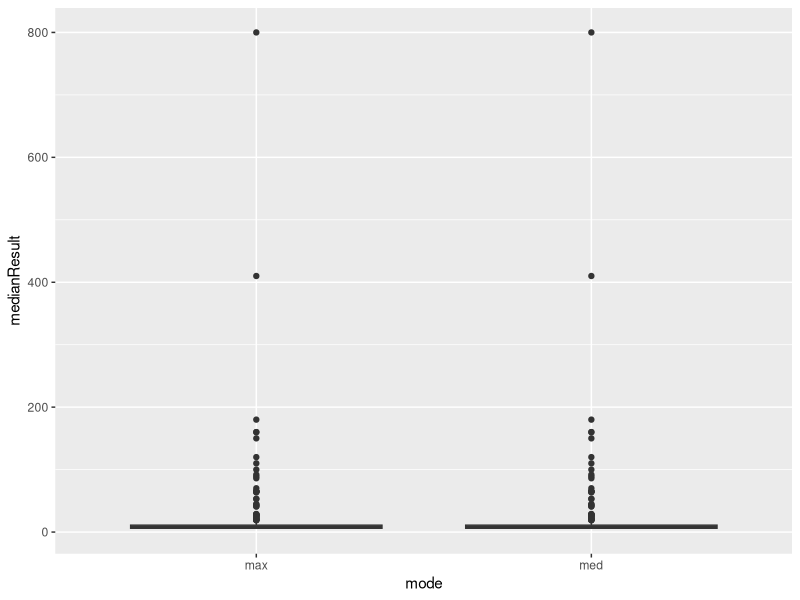

Write the R code that produced this figure.
library(tidyverse)
library(readxl)
library(stringr)

# tested <- read_excel('data-raw/MonthlyPostingMarch.xlsx', skip = 1)
# tested <- read_excel('data-raw/monthlypostingjune.xlsx', skip = 1)
tested <- read_excel('data-raw/monthlyposting_september2019.xlsx', skip = 1)
glimpse(tested)

# how many exceed 5 ppb? what is the follow up status?
tested %>% 
  group_by(`Action_Level_Exceedance?`, ALE_Follow_Up_Status) %>% 
  summarise(count = n())

lead_present <- tested %>% 
  filter(XMOD != "<", ALE_Follow_Up_Status == "Pending" | is.na(ALE_Follow_Up_Status)) %>% 
  group_by(SchoolName) %>% 
  mutate(medianResult = median(RESULT), unit = 'ppb', lead = TRUE) %>% 
  select(district = DISTRICT, schoolName = SchoolName, 
         schoolAddress = SchoolAddress, medianResult, unit, lead) %>% 
  unique() %>% 
  ungroup()

lead_present_max <- tested %>% 
  filter(XMOD != "<", ALE_Follow_Up_Status == "Pending" | is.na(ALE_Follow_Up_Status)) %>% 
  group_by(SchoolName) %>% 
  mutate(medianResult = max(RESULT), unit = 'ppb', lead = TRUE) %>% 
  select(district = DISTRICT, schoolName = SchoolName, 
         schoolAddress = SchoolAddress, medianResult, unit, lead) %>% 
  unique() %>% 
  ungroup()

lead_present_max %>% pull(medianResult) %>% summary()
lead_present %>% pull(medianResult) %>% summary()
mutate(lead_present_max, mode = 'max') %>% 
  bind_rows(mutate(lead_present_max, mode = 'med')) %>% 
  ggplot(aes(y = medianResult, x = mode)) +
  geom_boxplot()

# not a big difference between max and median, median is more fair for time considerations

tested_schools <- tested %>% 
  select(district = DISTRICT, schoolName = SchoolName, schoolAddress = SchoolAddress) %>% 
  unique() %>% 
  left_join(lead_present) %>% 
  mutate(status = 'tested', lead = ifelse(is.na(lead), FALSE, lead))

View(tested_schools)
glimpse(tested_schools)
tested_schools %>% 
  separate(schoolAddress, c('Street', 'State', 'Zip'), sep = 'CA', remove = FALSE) %>% View
un_tested <- read_excel('data-raw/SchoolsUnsampled.xlsx')
glimpse(un_tested)

not_tested_schools <- un_tested %>% 
  mutate(schoolAddress = paste(Street, City, 'CA', Zip, sep = ' '),
         medianResult = NA, unit = NA, lead = NA, status = "not tested") %>% 
  select(district = District, schoolName = School, schoolAddress, medianResult, 
         unit, lead, status)
View(not_tested_schools)

exempt <- read_excel('data-raw/exemption_forms.xlsx')
glimpse(exempt)

exempt_schools <- exempt %>% 
  mutate(medianResult = NA, unit = NA, lead = NA, status = "exempt") %>% 
  select(district = `School District`, schoolName = Name, schoolAddress = Address, 
         medianResult, unit, lead, status)

View(exempt_schools)

all_schools <- tested_schools %>% 
  bind_rows(not_tested_schools) %>% 
  bind_rows(exempt_schools)

# geo coding from daniel and victoria
geo_coded <- read_csv('data-raw/ca_schools_lead_testing_data_geocoded.csv') %>%
  select(schoolAddress, city, county, latitude, longitude) %>% 
  unique()

# check for dirty district naming
dirty_district <- all_schools %>% 
  select(district) %>% 
  unique %>% 
  arrange(district) %>% 
  separate(district, c('begin', 'rest'), ' ', remove = FALSE) %>% 
  mutate(prev_beg = lag(begin), next_beg = lead(begin), prev_district = lag(district),
         next_district = lead(district),
         match = case_when(
           begin == prev_beg ~ prev_district,
           begin == next_beg ~ next_district,
           TRUE ~ 'no match'
         )) %>%
  filter(match != 'no match') %>% 
  select(district, match) 

# district names from CDE https://www.cde.ca.gov/ds/si/ds/pubschls.asp
cde_districts <- read_excel('data-raw/pubdistricts.xlsx', skip = 5) %>% 
  select(district = District) %>% 
  mutate(in_cde = TRUE)

district_lookup <- dirty_district %>%   
  left_join(cde_districts) %>% 
  filter(is.na(in_cde)) %>% 
  select(-in_cde)

cleaned_data <- all_schools %>% 
  left_join(district_lookup) %>% 
  mutate(district = ifelse(is.na(match), district, match),
         district = ifelse(is.na(district) | district == 'private', 'Private', district)) %>% 
  select(-match) %>%
  left_join(geo_coded)

# updates from september data
now_tested <- cleaned_data %>% 
  group_by(schoolName, schoolAddress, status) %>% 
  summarise(count = n()) %>% 
  spread(status, count) %>% 
  mutate(tot = sum(`not tested`, tested, na.rm = TRUE)) %>% 
  filter(tot == 2) %>% 
  select(schoolName, schoolAddress) %>% 
  mutate(new_status = 'tested')

still_not_tested <- cleaned_data %>% 
  filter(status == 'not tested') %>% 
  left_join(now_tested) %>% 
  filter(is.na(new_status)) %>% 
  select(-new_status)

cleaned_data <- cleaned_data %>% 
  filter(status != 'not tested') %>% 
  bind_rows(still_not_tested) 

cleaned_data %>% 
  arrange(district, schoolName) %>% 
  write_csv('ca_schools_lead_testing_data.csv') 

# % of schools who have tested out of those required to test (so exempting exempt schools). 
tested <- cleaned_data %>% 
  filter(status != 'exempt') %>% 
  select(schoolName, status) %>% 
  unique() %>% 
  group_by(status) %>% 
  summarise(count = n()) %>% 
  pull(count)

tested[2] / (tested[1] + tested[2]) # prop tested

# Also great to know the % and number of schools and school districts that found lead over 5 PPB.
lead_found <- cleaned_data %>% 
  select(schoolName, lead) %>% 
  unique() %>%
  filter(lead) %>% 
  summarise(count = n()) %>% 
  pull(count)

lead_found / (tested[1] + tested[2]) 

district_lead_found <- cleaned_data %>% 
  select(district, lead) %>% 
  unique() %>% 
  filter(lead) %>% 
  summarise(count = n()) %>% 
  pull(count)

num_districts <- cleaned_data %>% 
  select(district) %>% 
  unique() %>% 
  summarise(count = n()) %>% 
  pull(count)

district_lead_found / num_districts

# confirm that all districts have at least one non exempt school
cleaned_data %>% 
  select(district, status) %>% 
  group_by(district, status) %>% 
  mutate(count = n()) %>% 
  unique() %>% 
  spread(status, count) %>% 
  filter(is.na(exempt), is.na(tested), is.na(`not tested`)) 

  # check repeat school names
repeat_names <- all_schools %>% 
  select(schoolName, schoolAddress) %>% 
  unique() %>% 
  group_by(schoolAddress) %>% 
  summarise(count = n()) %>% 
  filter(count > 1) %>% 
  mutate(duplicate = TRUE) %>% 
  select(-count) %>% 
  ungroup()

# didn't see any cases of same school address and similar but different names
all_schools %>% 
  left_join(repeat_names) %>% 
  filter(duplicate) %>% View

#la data
la <- read_excel('data-raw/LAUSD_Drinking_Water_Lead_Sample_Data_Details_-_3-18-19.xlsx')
glimpse(la)
table(la$`Current Status`)
la %>% 
  filter(`Current Status` == 'ACTIVE') %>% 
  select(schoolName = `School Name`, `Most Recent 1st Draw (ppb)`, `Most Recent 2nd Draw (ppb)`) %>% 
  gather(draw, ppb, -schoolName) %>% 
  group_by(schoolName) %>% 
  summarise(ppb = median(ppb), count = n()) %>% 
  View

glimpse(cleaned_data)
